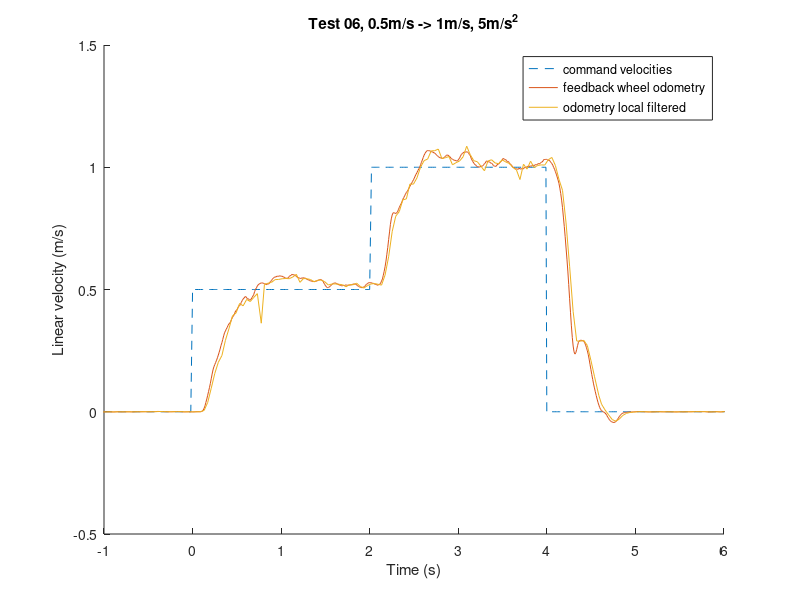

This chart was generated by the following MATLAB code:
clear all;
close all;
%%%%%%%%%%%%%%%%%%% Read command velocities %%%%%%%%%%%%%%%%%%%%%%%%%%%%%%%
cmd_vel = csvread('_slash_segway_slash_cmd_vel.csv',1,0);
% Data format is: rosbagTimestamp,linear,x,y,z,angular,x,y,z
cmd_time = cmd_vel(:,1)/10^9;
cmd_lin = cmd_vel(:,3);
start_col = find(cmd_lin,1);% Find the first non-zero point
start_time = cmd_time(start_col);
cmd_time = cmd_time - start_time;
figure
hold on
plot(cmd_time,cmd_lin,'--');
%%%%%%%%%%%%%%%%%%% Read feedback_wheel_odometry %%%%%%%%%%%%%%%%%%%%%%%%%%%%%%%
% fid = fopen('wheel_odometry.csv','r');
% dlmread() and csvread() are designed to only expect numeric values, 
% So we need to delete all the non-numerics values.(Finish this step in sublime or other editers)

% Original data format is:
% rosbagTimestamp,header,seq,stamp,secs,nsecs,frame_id,child_frame_id,pose,
% pose,position,x,y,z,orientation,x,y,z,w,covariance,twist,twist,linear,x,y,z,
% angular,x,y,z,covariance

% After deleting non numeric values, data format is:
% rosbagTimestamp,seq,secs,nsecs,(position)x,(position)y,(position)z,(orientation)x,(orientation)y,(orientation)z,(orientation)w,
% covariance(36numbers),(linear)x,(linear)y,(linear)z,(angular)x,(angular)y,(angular)z,covariance(36numbers)

feedback_wheel_odometry = csvread('feedback_wheel_odometry.csv');
feedback_wheel_time = feedback_wheel_odometry(:,3) + feedback_wheel_odometry(:,4)/10^9;
feedback_wheel_time = feedback_wheel_time - start_time;
feedback_wheel_lin = feedback_wheel_odometry(:,48);
plot(feedback_wheel_time,feedback_wheel_lin);

%%%%%%%%%%%%%%%%%%% Read odometry_local_filtered %%%%%%%%%%%%%%%%%%%%%%%%%%%%%%%
odometry_local = csvread('odometry_local_filtered.csv');
odometry_local_time = odometry_local(:,3) + odometry_local(:,4)/10^9;
odometry_local_time = odometry_local_time - start_time;
odometry_local_lin = odometry_local(:,48);
plot(odometry_local_time,odometry_local_lin);
legend('command velocities','feedback wheel odometry','odometry local filtered','Location','best')
axis([-1 6 -0.5 1.5])
xlabel('Time (s)')
ylabel('Linear velocity (m/s)')
title('Test 06, 0.5m/s -> 1m/s, 5m/s^2')
